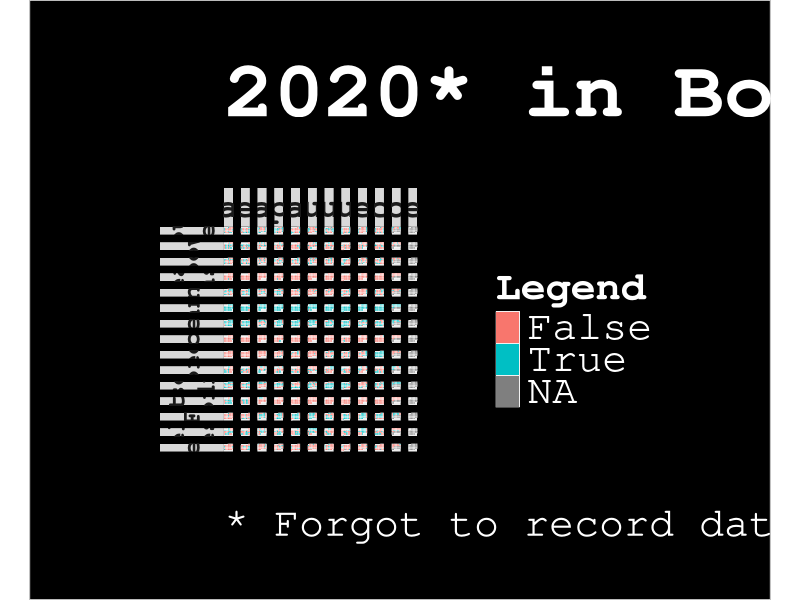
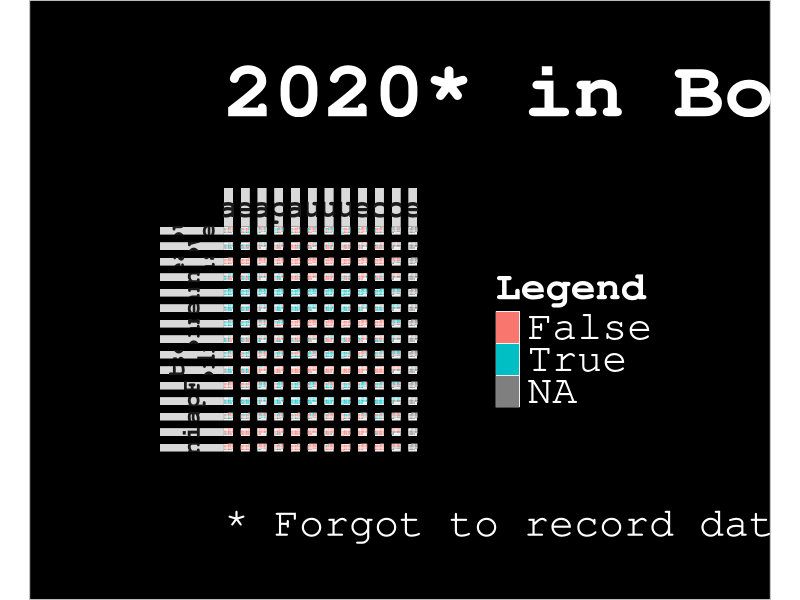
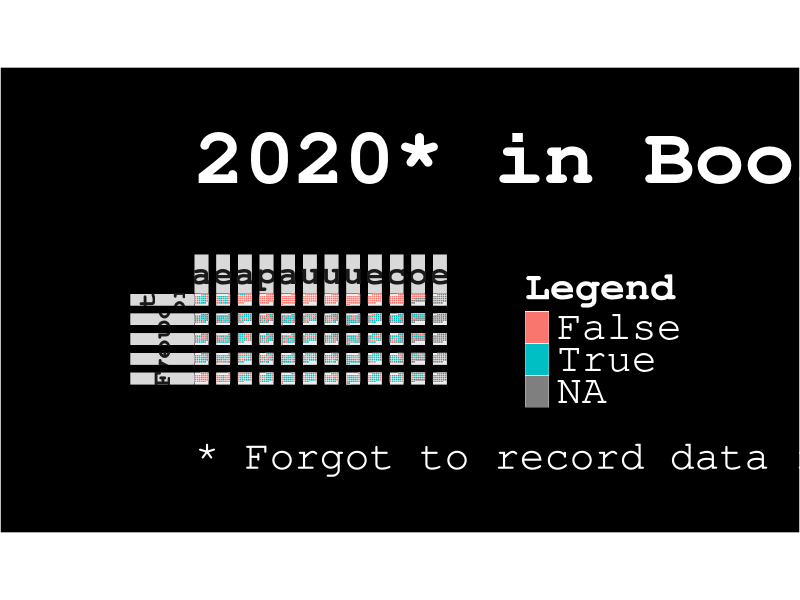
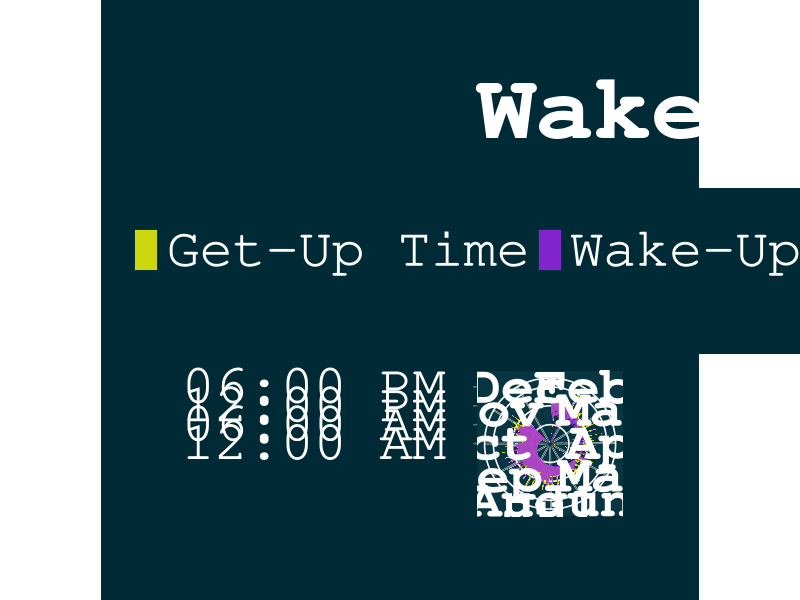

R code for these plots, in order:
library(ggplot2)
library(zoo)
library(lubridate)
library(reshape2)
library(scales)
library(ggthemes)

setwd("~/Developer/2020-in-booleans")

data = read.csv("raw.csv")
data$date = as.Date(data$X.1, format = "%m/%d/%y")
data$week = week(data$date)
data$month = format(data$date,"%B")
data$month = factor(data$month, list(
  "January", "February", "March", 
  "April", "May", "June", 
  "July", "August", "September", 
  "October", "November", "December"
))
data$yearmonth = as.yearmon(data$date)
data$yearmonthf = factor(data$yearmonth)
data$day_of_week = factor(data$X, list(
  "Sunday", 
  "Monday", 
  "Tuesday", 
  "Wednesday", 
  "Thursday", 
  "Friday", 
  "Saturday"
))

data[data==0] = "False"
data[data==1] = "True"

# calculate week of month, where sunday is new week
weekofmonth = rep(0, length(data$date))
weekNum = 1
currentMonth = 1
for (i in (1:length(data$date))) {
  date = data$date[i]
  if (weekdays(date) == "Sunday") {
    weekNum = weekNum + 1
  }
  if (month(date) > currentMonth) {
    currentMonth = currentMonth + 1
    weekNum = 1
  }
  weekofmonth[i] = weekNum
}
data$monthweek = weekofmonth
data$monthweek = factor(data$monthweek, list(6, 5, 4, 3, 2, 1))

#==========================================================
# Variable labels
#==========================================================

variable_labels = c(
  `felt.enough.sleep` = "Enough\nSleep",
  `slept.at.home` = "Slept at Home",
  `shower` = "Shower",
  `toothbrush.morning` = "Brush Teeth Morning",
  `toothbrush.night` = "Brush Teeth Night",
  `poop` = "Poop",
  `breakfast` = "Break-\nfast",
  `lunch` = "Lunch",
  `dinner` = "Dinner",
  `period` = "Period",
  `birth.control` = "Birth Control",
  `anti.depressant` = "Anti-Depressant",
  `vitamins` = "Vitamins",
  `advil` = "Advil",
  `excederin` = "Excederin",
  `adderall` = "Adderall",
  `caffeine` = "Caffeine",
  `ambien` = "Ambien",
  `alcohol` = "Alcohol",
  `weed` = "Weed",
  `chores` = "Chores",
  `personal.coding` = "Personal\nCoding",
  `feel.sad.about.leaving.C1` = "Sad about Leaving C1",
  `feel.happy.about.leaving.C1` = "Happy about Leaving C1",
  `went.to.work` = "Went to\nWork",
  `happy.about.work` = "Happy about Work",
  `productive.at.work` = "Productive at Work",
  `social.with.my.friends..non.work` = "",
  `interaction.with.my.family` = "",
  `happy` = "Happy",
  `angry` = "Angry",
  `Annoyed` = "Annoyed",
  `cried` = "Cried",
  `sad.about.relationship` = "Sad about Relationship",
  `abandoned.by.sean` = "Abandoned",
  `upset.at.sean` = "Upset at Sean",
  `sean.drunk` = "Sean Drunk",
  `worked.remotely` = "WFH",
  `sad.about.work` = "Sad about Work",
  `social.with.my.friends..work` = "",
  `social.with.sean.s.friends` = "",
  `interaction.with.sean.s.family` = "",
  `sad` = "Sad",
  `stressed.or.anxious` = "Felt\nStressed",
  `Journaled` = "Journaled",
  `happy.about.relationship` = "Happy about Relationship",
  `sex` = "Sex",
  `had.own.activities..other.than.work` = "",
  `sean.alcohol` = "Sean Alcohol",

  `January` = "Jan", 
  `February` = "Feb", 
  `March` = "Mar", 
  `April` = "Apr", 
  `May` = "May", 
  `June` = "Jun", 
  `July` = "Jul", 
  `August` = "Aug", 
  `September` = "Sep", 
  `October` = "Oct", 
  `November` = "Nov", 
  `December` = "Dec"
)

#==========================================================
# Helper function to melt and plot data
#==========================================================

melt_and_plot = function(data, subtitle) {
  melt = melt(
    data = data, 
    id = names(data)[1:4])
  
  ggplot(
    melt, 
    aes(
      day_of_week, 
      monthweek, 
      fill = as.factor(value)
    )
  ) + 
    coord_equal(ratio = 1) + 
  geom_tile(color = "white") + 
  facet_grid(
    variable ~ month, 
    switch = "y", 
    space = "free", 
    labeller = as_labeller(variable_labels)
  ) +
  labs(
    y = "",
    x = "",
    title = "2020* in Booleans",
    subtitle = subtitle,
    fill = "Legend",
    caption = "* Forgot to record data for a couple days in mid-November, which made me too sad to continue."
  ) + 
  theme(
    text = element_text(family = "mono", color = "white"),
    panel.grid.major = element_blank(), 
    panel.grid.minor = element_blank(), 
    axis.text.x = element_blank(), 
    axis.text.y = element_blank(), 
    axis.ticks = element_blank(),
    plot.title = element_text(size = 60, face = "bold", margin = margin(b = 40)),
    # plot.subtitle = element_text(size = 40, margin = margin(t = 20, b = 40)),
    plot.subtitle = element_blank(),
    plot.caption = element_text(size = 30, margin = margin(t = 30, b = 20), hjust = 0),
    strip.text.x = element_text(size = 25, face = "bold"),
    strip.text.y = element_text(size = 20, face = "bold"),
    legend.title = element_text(size = 30, face = "bold"),
    legend.text = element_text(size = 30),
    legend.box.margin = margin(l = 40),
    legend.background = element_rect(fill = "black"),
    plot.margin = margin(t = 50, r = 80, b = 20, l = 80),
    plot.background = element_rect(fill = "black")
  )
}

#==========================================================
# Plots with data columns subset
#==========================================================

#------------------
# Main
#------------------

data.main = data.frame(
  "date" = data$date, 
  "month" = data$month, 
  "day_of_week" = data$day_of_week, 
  "monthweek" = data$monthweek,
  
  "felt.enough.sleep" = data$felt.enough.sleep,
  "shower" = data$shower,
  "poop" = data$poop,
  "breakfast" = data$breakfast,
  "lunch" = data$lunch,
  "dinner" = data$dinner,
  "caffeine" = data$caffeine,
  "alcohol"= data$alcohol,
  "weed" = data$weed,
  "chores" = data$chores,
  "personal.coding" = data$personal.coding,
  "went.to.work" = data$went.to.work,
  "worked.remotely" = data$worked.remotely,
  "stressed.or.anxious" = data$stressed.or.anxious,
  "sex" = data$sex
)

melt_and_plot(data.main, "Daily life attributes of a 26 year-old Asian female, living in the US")

#------------------
# SFW columns
#------------------

data.sfw = data.frame(
  "date" = data$date,
  "month" = data$month,
  "day_of_week" = data$day_of_week,
  "monthweek" = data$monthweek,
  
  "felt.enough.sleep" = data$felt.enough.sleep,
  "shower" = data$shower,
  "breakfast" = data$breakfast,
  "lunch" = data$lunch,
  "dinner" = data$dinner,
  "caffeine" = data$caffeine,
  "vitamins"= data$vitamins,
  "chores" = data$chores,
  "personal.coding" = data$personal.coding,
  "went.to.work" = data$went.to.work,
  "worked.remotely" = data$worked.remotely,
  "happy" = data$happy,
  "sad" = data$sad,
  "cried" = data$cried,
  "Journaled" = data$Journaled
)

melt_and_plot(data.sfw, "")

#------------------
# Work
#------------------

data.work = data.frame(
  "date" = data$date,
  "month" = data$month,
  "day_of_week" = data$day_of_week,
  "monthweek" = data$monthweek,

  "went.to.work" = data$went.to.work,
  "happy.about.work" = data$happy.about.work,
  "sad.about.work" = data$sad.about.work,
  "productive.at.work" = data$productive.at.work,
  "worked.remotely" = data$worked.remotely
)

melt_and_plot(data.work, "Work")

#==========================================================
# Wake and get up time
#==========================================================

wake_up_data = data.frame(
  "date" = as.POSIXct(data$date),
  "wake_up_time" = strptime(data$wake.up.time, "%I:%M %p"),
  "get_up_time" = strptime(data$get.up.time, "%I:%M %p")
)

wake_up_data$date = wake_up_data$date + 6 * 60 * 60
wake_up_data$time_diff = difftime(wake_up_data$get_up_time, wake_up_data$wake_up_time)
wake_up_data$wake_up_time[which(is.na(wake_up_data$wake_up_time))] = strptime("12:00 AM", "%I:%M %p")
wake_up_data$get_up_time[which(is.na(wake_up_data$get_up_time))] = strptime("12:00 AM", "%I:%M %p")

wake_up_melted = melt(
  wake_up_data,
  id.vars = c("date"), 
  measure.vars = c("get_up_time", "wake_up_time")
)

wake_up_melted$label = ifelse(
  wake_up_melted$variable == "get_up_time",
  "Get-Up Time",
  "Wake-Up Time"
)

colors = c("yellow", "purple")

ggplot(
  wake_up_melted, 
  aes(
    x = date,
    y = value,
    group = label,
    fill = label
  )
) + 
  geom_polygon(
    alpha = 0.8
  ) +
  scale_color_manual(
    values = colors
  ) +
  scale_fill_manual(
    values = colors
  ) +
  coord_polar(
  ) +
  scale_x_datetime(
    date_breaks = "1 month",
    date_labels = "%b"
  ) +
  scale_y_datetime(
    date_labels = "%I:%M %p"
  ) +
  labs(
    y = "",
    x = "",
    title = "Wake-Up and Get-Up Times for (most of) 2020",
    subtitle = "",
    caption = "",
    fill = ""
  ) +
  theme_solarized_2(light = FALSE) +
  theme(
    text = element_text(family = "mono", color = "white"),
    plot.title = element_text(size = 70, color = "white", face = "bold"),
    plot.margin = margin(t = 60, b = 20, l = 45, r = 55),
    panel.grid.major = element_line(color = "white"),
    axis.text.x = element_text(size = 40, color = "white", face = "bold"),
    axis.text.y = element_text(size = 40, color = "white", margin = margin(r = 20)),
    legend.position = "top",
    legend.text = element_text(size = 40, color = "white"),
    legend.title = element_blank(),
    legend.margin = margin(t = 30, b = 60),
    legend.spacing.x = unit(2, 'cm')
  )







